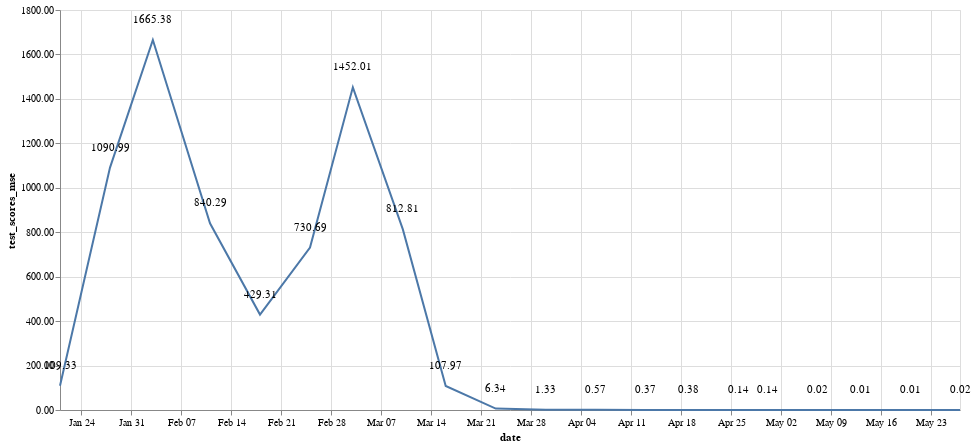

The code cell stored with this chart in its notebook:
### Code cell
scaler = StandardScaler()
model = LinearRegression()


pipeline = Pipeline([
    ('scaler', scaler),
    ('regressor', model)
])

train_sizes_proportions = np.linspace(0.1, 1.0, 20)
train_sizes = (train_sizes_proportions * len(X)).astype(int)

date = []
test_scores_mse = []


for train_size in train_sizes:
    y_train = y[:train_size-1]
    X_train = X[:train_size-1]
    
    y_test = y[train_size-1:]
    X_test = X[train_size-1:]
    
    
    model.fit(X_train, y_train)
        
    y_train_pred = model.predict(X_train)
    y_test_pred = model.predict(X_test)
    
    date.append(max(X_train.index.values))
    test_scores_mse.append(mean_squared_error(y_test, y_test_pred))


viz_df = pd.DataFrame({'date':date,'test_scores_mse':test_scores_mse})
viz_df["date"] = pd.to_datetime(viz_df["date"])

base = alt.Chart(viz_df).encode(
    x='date',
    y=alt.Y('test_scores_mse:Q',axis=alt.Axis(format='.2f')),
    text = alt.Text('test_scores_mse:Q',format='.2f')
)

c1 = base.mark_line().properties(height=400,width=900)

c2 = base.mark_text(dy=-20).properties(height=400,width=900)

c1 + c2

### Figure 1 — Vega-Lite specification as saved in the notebook (floating-point values rounded to 4 significant figures)
{"config": {"view": {"continuousWidth": 300, "continuousHeight": 300}}, "layer": [{"mark": {"type": "line"}, "encoding": {"text": {"field": "test_scores_mse", "format": ".2f", "type": "quantitative"}, "x": {"field": "date", "type": "temporal"}, "y": {"axis": {"format": ".2f"}, "field": "test_scores_mse", "type": "quantitative"}}}, {"mark": {"type": "text", "dy": -20}, "encoding": {"text": {"field": "test_scores_mse", "format": ".2f", "type": "quantitative"}, "x": {"field": "date", "type": "temporal"}, "y": {"axis": {"format": ".2f"}, "field": "test_scores_mse", "type": "quantitative"}}}], "data": {"name": "data-053e3decff59cc20d1b885237e9e0254"}, "height": 400, "width": 900, "$schema": "https://vega.github.io/schema/vega-lite/v5.8.0.json", "datasets": {"data-053e3decff59cc20d1b885237e9e0254": [{"date": "2021-01-21T00:00:00", "test_scores_mse": 109.3}, {"date": "2021-01-28T00:00:00", "test_scores_mse": 1091.0}, {"date": "2021-02-03T00:00:00", "test_scores_mse": 1665.0}, {"date": "2021-02-11T00:00:00", "test_scores_mse": 840.3}, {"date": "2021-02-18T00:00:00", "test_scores_mse": 429.3}, {"date": "2021-02-25T00:00:00", "test_scores_mse": 730.7}, {"date": "2021-03-03T00:00:00", "test_scores_mse": 1452.0}, {"date": "2021-03-10T00:00:00", "test_scores_mse": 812.8}, {"date": "2021-03-16T00:00:00", "test_scores_mse": 108.0}, {"date": "2021-03-23T00:00:00", "test_scores_mse": 6.34}, {"date": "2021-03-30T00:00:00", "test_scores_mse": 1.326}, {"date": "2021-04-06T00:00:00", "test_scores_mse": 0.5749}, {"date": "2021-04-13T00:00:00", "test_scores_mse": 0.3659}, {"date": "2021-04-19T00:00:00", "test_scores_mse": 0.3809}, {"date": "2021-04-26T00:00:00", "test_scores_mse": 0.1394}, {"date": "2021-04-30T00:00:00", "test_scores_mse": 0.1375}, {"date": "2021-05-07T00:00:00", "test_scores_mse": 0.01816}, {"date": "2021-05-13T00:00:00", "test_scores_mse": 0.00985}, {"date": "2021-05-20T00:00:00", "test_scores_mse": 0.01261}, {"date": "2021-05-27T00:00:00", "test_scores_mse": 0.01544}]}}
